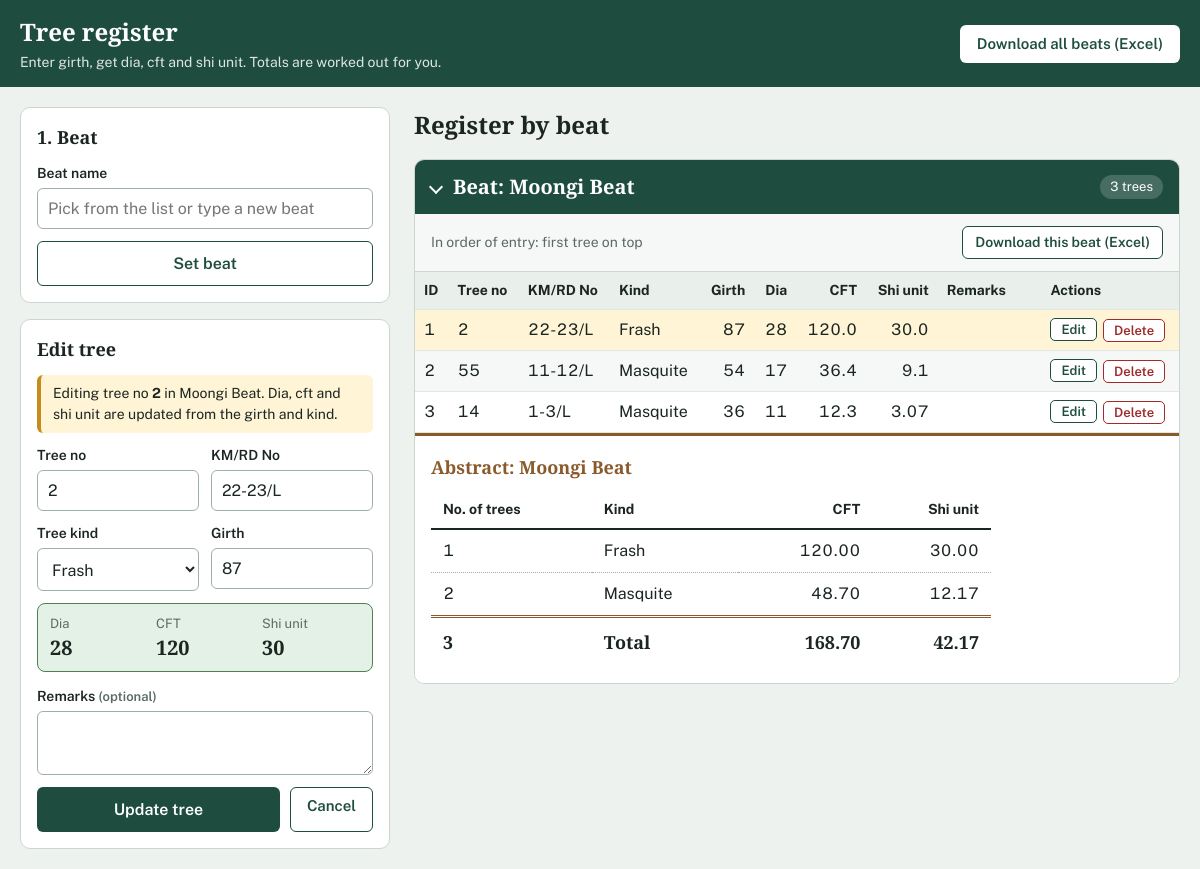
Page /?edit=1&beat=3 on the committed database.
### tables this page shows
CREATE TABLE beat_3_moongi_beat (
	id INTEGER NOT NULL, 
	tree_no VARCHAR(50) NOT NULL, 
	km_burji_no VARCHAR(50) NOT NULL, 
	kind_tree VARCHAR(100) NOT NULL, 
	girth INTEGER NOT NULL, 
	dia INTEGER, 
	cft FLOAT, 
	shi_unit FLOAT, 
	remarks VARCHAR(255), 
	PRIMARY KEY (id), 
	CONSTRAINT uq_beat_3_moongi_beat UNIQUE (km_burji_no, tree_no)
);

### app.py (models this page shows)
class Beat(db.Model):
    __tablename__ = "beats"
    id = db.Column(db.Integer, primary_key=True)
    name = db.Column(db.String(100), nullable=False, unique=True)
    table_name = db.Column(db.String(80), nullable=False, unique=True)

### app.py (the view, shortened to what this page needs)
@app.route("/", methods=["GET", "POST"])
def index():
    current_beat = session.get("beat_name")
    edit_tree = edit_beat = None
    edit_id = request.args.get("edit", type=int)
    beat_id = request.args.get("beat", type=int)
    if edit_id and beat_id:
        edit_beat = db.session.get(Beat, beat_id)
        if edit_beat:
            edit_tree = db.session.get(tree_model(edit_beat.table_name), edit_id)
        if edit_tree is None:
            flash("That tree no longer exists.", "error")
            return redirect(url_for("index"))
    return render_index(
        form=edit_tree.to_dict() if edit_tree else {}, edit_tree=edit_tree, edit_beat=edit_beat
    )

### app.py (called while the page is built)
def get_beat_options():
    names = set(BEATS) | {name for (name,) in db.session.query(Beat.name).all()}
    return sorted(names, key=str.lower)

def _new_abstract():
    return {"rows": {}, "trees": 0, "cft": 0.0, "shi_unit": 0.0}

def _add_to_abstract(a, kind, trees, cft, shi_unit):
    row = a["rows"].setdefault(kind, {"kind": kind, "trees": 0, "cft": 0.0, "shi_unit": 0.0})
    row["trees"] += trees
    row["cft"] += cft
    row["shi_unit"] += shi_unit
    a["trees"] += trees
    a["cft"] += cft
    a["shi_unit"] += shi_unit

def _finish_abstract(a):
    rows = sorted(a["rows"].values(), key=lambda r: r["kind"])
    for r in rows:
        r["cft"] = round(r["cft"], 3)
        r["shi_unit"] = round(r["shi_unit"], 3)
    return {
        "rows": rows,
        "trees": a["trees"],
        "cft": round(a["cft"], 3),
        "shi_unit": round(a["shi_unit"], 3),
    }

def get_abstracts(only_beat=None):
    beats = Beat.query.filter_by(name=only_beat).all() if only_beat else Beat.query.all()
    per_beat, grand = {}, _new_abstract()
    for beat in beats:
        Tree = tree_model(beat.table_name)
        rows = db.session.query(
            Tree.kind_tree,
            func.count(Tree.id),
            func.coalesce(func.sum(Tree.cft), 0),
            func.coalesce(func.sum(Tree.shi_unit), 0),
        ).group_by(Tree.kind_tree).all()
        if not rows:
            continue
        a = _new_abstract()
        for kind, trees, cft, shi_unit in rows:
            _add_to_abstract(a, kind, trees, float(cft), float(shi_unit))
            _add_to_abstract(grand, kind, trees, float(cft), float(shi_unit))
        per_beat[beat.name] = _finish_abstract(a)
    return per_beat, _finish_abstract(grand)

### templates/index.html (shortened to what this page needs)
<!DOCTYPE html>
<html lang="en">
<head>
</head>
<body>
  <header class="topbar">
    <div class="topbar-inner">
      <div>
        <h1>Tree register</h1>
        <p>Enter girth, get dia, cft and shi unit. Totals are worked out for you.</p>
      </div>
      <a class="btn btn-light" href="{{ url_for('download_excel') }}">Download all beats (Excel)</a>
    </div>
  </header>
  <main class="layout">
    <aside class="entry">
      <section class="card">
        <h2>1. Beat</h2>
        <form method="POST" action="{{ url_for('set_beat') }}">
          <div class="field">
            <label for="beat_name">{{ 'Switch to another beat' if current_beat else 'Beat name' }}</label>
            <input type="text" id="beat_name" name="beat_name" list="beat-list" maxlength="100"
                   placeholder="Pick from the list or type a new beat" autocomplete="off" required>
          </div>
          <button type="submit" class="btn btn-outline btn-block">{{ 'Change beat' if current_beat else 'Set beat' }}</button>
        </form>
      </section>
      <section class="card">
        <h2 id="tree-card">{{ 'Edit tree' if edit_tree else '2. Tree details' }}</h2>
        {% if current_beat or edit_tree %}
        {% if edit_tree %}
          <div class="editing-note">Editing tree no <strong>{{ edit_tree.tree_no }}</strong> in {{ edit_beat.name }}. Dia, cft and shi unit are updated from the girth and kind.</div>
        {% endif %}
        <form method="POST" id="tree-form"{% if edit_tree %} action="{{ url_for('update_tree', beat_id=edit_beat.id, tree_id=edit_tree.id) }}"{% endif %}>
          <div class="two">
            <div class="field">
              <label for="tree_no">Tree no</label>
              <input type="text" id="tree_no" name="tree_no" maxlength="50" autofocus
                     value="{{ form.get('tree_no', '') }}" required>
            </div>
            <div class="field">
              <label for="km_burji_no">KM/RD No</label>
              <input type="text" id="km_burji_no" name="km_burji_no" maxlength="50"
                     value="{{ form.get('km_burji_no', '') }}" required>
            </div>
          </div>
          <div class="two">
            <div class="field">
              <label for="kind_tree">Tree kind</label>
              <select id="kind_tree" name="kind_tree" required>
                {% for k in kinds %}
                  <option value="{{ k }}" {% if form.get('kind_tree') == k %}selected{% endif %}>{{ k|capitalize }}</option>
                {% endfor %}
              </select>
            </div>
            <div class="field">
              <label for="girth">Girth</label>
              <input type="number" id="girth" name="girth" min="1" inputmode="numeric"
                     value="{{ form.get('girth', '') }}" required>
            </div>
          </div>
          <div class="preview" id="preview" aria-live="polite">
          </div>
          <div class="field">
            <label for="remarks">Remarks <span class="hint">(optional)</span></label>
            <textarea id="remarks" name="remarks" maxlength="255">{{ form.get('remarks', '') or '' }}</textarea>
          </div>
          {% if edit_tree %}
          <div class="btn-row">
            <button type="submit" class="btn btn-primary btn-block">Update tree</button>
            <a class="btn btn-outline" href="{{ url_for('index') }}">Cancel</a>
          </div>
          {% else %}
          <button type="submit" class="btn btn-primary btn-block">Save tree</button>
          {% endif %}
        </form>
        {% else %}
          <p class="hint" style="margin:0;color:var(--muted)">Set a beat first. Every tree you save will be recorded under it.</p>
        {% endif %}
      </section>
    </aside>
    <section>
      <div class="register-head">
        <h2>Register by beat</h2>
      </div>
      {% for s in sections %}
      <details class="sheet" open>
        <summary>
          <h2>Beat: {{ s.beat }}</h2>
          <span class="tag">{{ s.abstract.trees }} tree{{ '' if s.abstract.trees == 1 else 's' }}</span>
        </summary>
        <div class="toolbar">
          <span>In order of entry: first tree on top</span>
          <a class="btn btn-outline" href="{{ url_for('download_excel', beat=s.beat) }}">Download this beat (Excel)</a>
        </div>
        <div class="scroll"{% if s.beat == current_beat %} id="current-scroll"{% endif %}>
          <table class="entries">
            <thead>
              <tr>
                <th>ID</th><th>Tree no</th><th>KM/RD No</th><th>Kind</th>
                <th class="num">Girth</th><th class="num">Dia</th><th class="num">CFT</th><th class="num">Shi unit</th><th>Remarks</th><th>Actions</th>
              </tr>
            </thead>
            <tbody>
              {% for t in s.trees %}
              <tr{% if edit_tree and edit_beat and edit_beat.id == s.id and edit_tree.id == t.id %} class="editing"{% endif %}>
                <td>{{ t.id }}</td>
                <td>{{ t.tree_no }}</td>
                <td>{{ t.km_burji_no }}</td>
                <td>{{ t.kind_tree|capitalize }}</td>
                <td class="num">{{ t.girth }}</td>
                <td class="num">{{ t.dia }}</td>
                <td class="num">{{ t.cft }}</td>
                <td class="num">{{ t.shi_unit }}</td>
                <td class="remarks">{{ t.remarks or '' }}</td>
                <td>
                  <div class="actions">
                    <a class="mini" href="{{ url_for('index', edit=t.id, beat=s.id) }}#tree-card">Edit</a>
                    <form method="POST" action="{{ url_for('delete_tree', beat_id=s.id, tree_id=t.id) }}"
                          data-confirm="Delete tree no {{ t.tree_no }} ({{ t.kind_tree|capitalize }}, km / RD / burji no {{ t.km_burji_no }})? This cannot be undone.">
                      <button type="submit" class="mini danger">Delete</button>
                    </form>
                  </div>
                </td>
              </tr>
              {% endfor %}
            </tbody>
          </table>
        </div>
        <div class="abstract">
          <h3>Abstract: {{ s.beat }}</h3>
          <table class="ledger">
            <thead>
              <tr><th>No. of trees</th><th>Kind</th><th class="num">CFT</th><th class="num">Shi unit</th></tr>
            </thead>
            <tbody>
              {% for r in s.abstract.rows %}
              <tr>
                <td>{{ r.trees }}</td>
                <td>{{ r.kind|capitalize }}</td>
                <td class="num">{{ '%.2f'|format(r.cft) }}</td>
                <td class="num">{{ '%.2f'|format(r.shi_unit) }}</td>
              </tr>
              {% endfor %}
            </tbody>
            <tfoot>
              <tr>
                <td>{{ s.abstract.trees }}</td>
                <td>Total</td>
                <td class="num">{{ '%.2f'|format(s.abstract.cft) }}</td>
                <td class="num">{{ '%.2f'|format(s.abstract.shi_unit) }}</td>
              </tr>
            </tfoot>
          </table>
        </div>
      </details>
      {% else %}
      <div class="empty">
        <strong>No trees recorded yet</strong>
        Set a beat, then add the first tree. The register and its abstract will appear here.
      </div>
      {% endfor %}
  </main>
</body>
</html>

### rows in the picture
beat_3_moongi_beat: tree_no "2", km_burji_no "22-23/L", kind_tree "Frash", id "1", girth "87", dia "28", cft "120.0", shi_unit "30.0", trees "1", kind "Frash", cft "120.00", shi_unit "30.00"
Beat: name "Moongi Beat", beat "Moongi Beat", abstract.trees "3", abstract "s", trees "2", kind "Masquite", cft "48.70", shi_unit "12.17", abstract.cft "168.70", abstract.shi_unit "42.17"
beat_3_moongi_beat: id "2", tree_no "55", km_burji_no "11-12/L", kind_tree "Masquite", girth "54", dia "17", cft "36.4", shi_unit "9.1"
beat_3_moongi_beat: id "3", tree_no "14", km_burji_no "1-3/L", kind_tree "Masquite", girth "36", dia "11", cft "12.3", shi_unit "3.07"

### other values in the picture
{{ 'Switch to another beat' if current_beat else 'Beat name' }} "Beat name"
{{ 'Change beat' if current_beat else 'Set beat' }} "Set beat"
{{ 'Edit tree' if edit_tree else '2. Tree details' }} "Edit tree"
